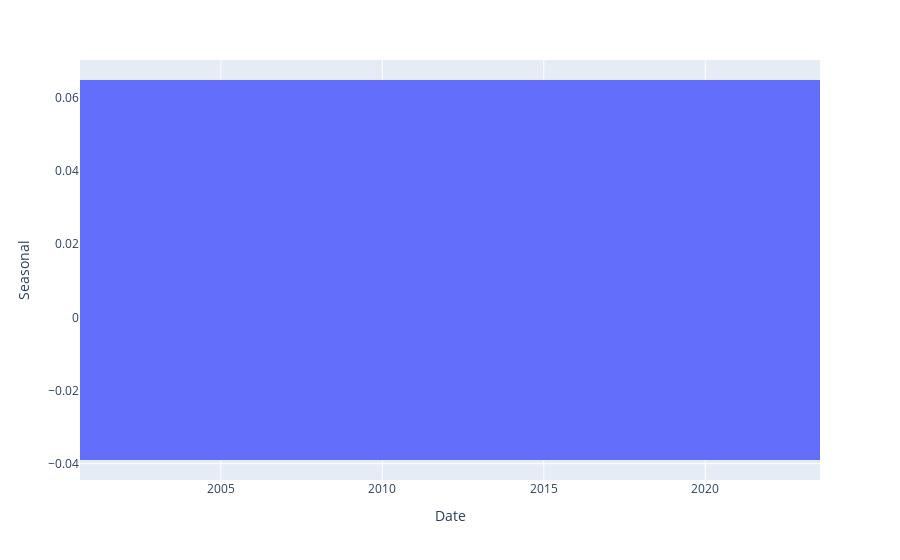

Notebook code for this chart:
### Code cell
import pandas as pd
import plotly.express as px
from statsmodels.tsa.seasonal import seasonal_decompose

# Select relevant data, index by Date
data = df[['Date', 'Price']]

# Convert the Date column to a DatetimeIndex with a specified frequency
data['Date'] = pd.to_datetime(data['Date'])
data = data.set_index(['Date'])
data = data.asfreq('D')

# Fill in missing values using interpolation
data = data.interpolate()

# Decompose the time series data to extract the seasonal component (via statsmodel)
result = seasonal_decompose(data, model='additive')

# Convert the seasonal component to a DataFrame
seasonal_df = pd.DataFrame({'Date': result.seasonal.index, 'Seasonal': result.seasonal.values})

# Plot the seasonal component using plotly
fig = px.line(seasonal_df, x='Date', y='Seasonal')
fig.show()

### Figure 1 — Plotly figure (JSON) as saved in the notebook; plotly's stock layout.template omitted (floating-point values rounded to 4 significant figures; data arrays with more than 128 entries replaced by an {"elided": "..."} marker saying what was removed)
{"data": [{"hovertemplate": "Date=%{x}<br>Seasonal=%{y}<extra></extra>", "legendgroup": "", "line": {"color": "#636efa", "dash": "solid"}, "marker": {"symbol": "circle"}, "mode": "lines", "name": "", "showlegend": false, "type": "scattergl", "x": {"elided": "8368 str values"}, "xaxis": "x", "y": {"elided": "8368 float values"}, "yaxis": "y"}], "layout": {"legend": {"tracegroupgap": 0}, "margin": {"t": 60}, "xaxis": {"anchor": "y", "domain": [0, 1], "title": {"text": "Date"}}, "yaxis": {"anchor": "x", "domain": [0, 1], "title": {"text": "Seasonal"}}}}
